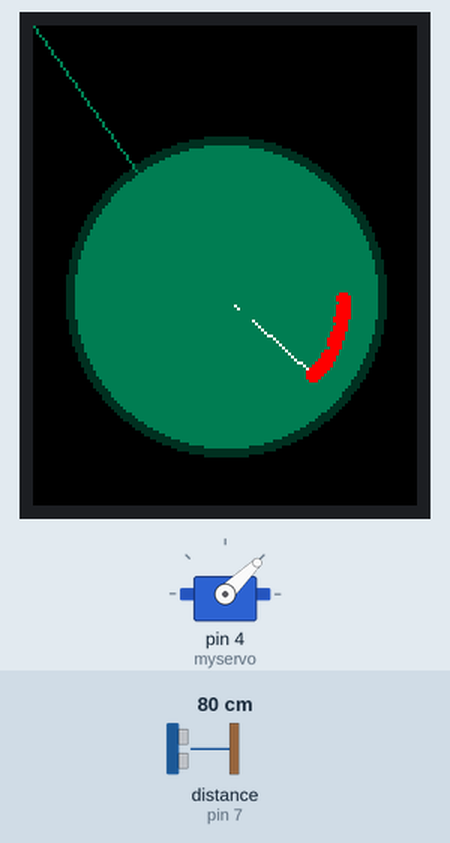
Bench run of a sketch on a simulated Arduino Uno, built with avr-gcc and run on an emulated ATmega328P. Shown: servo, 128×160 colour display. Wiring (inferred from the names in the program): ultrasonic range finder: trigger pin 6; echo pin 7. The inputs (shaded band) are chosen by the test bench; at power-on: distance to the obstacle (sensor on pin 7) 80 cm. The echo pulse lasts 58.3 µs per cm; what the sketch prints to the serial monitor is not drawn.

Above: at 1.96 s.
2.0 s: distance to the obstacle (sensor on pin 7) set to 2 cm
At 2.17 s:
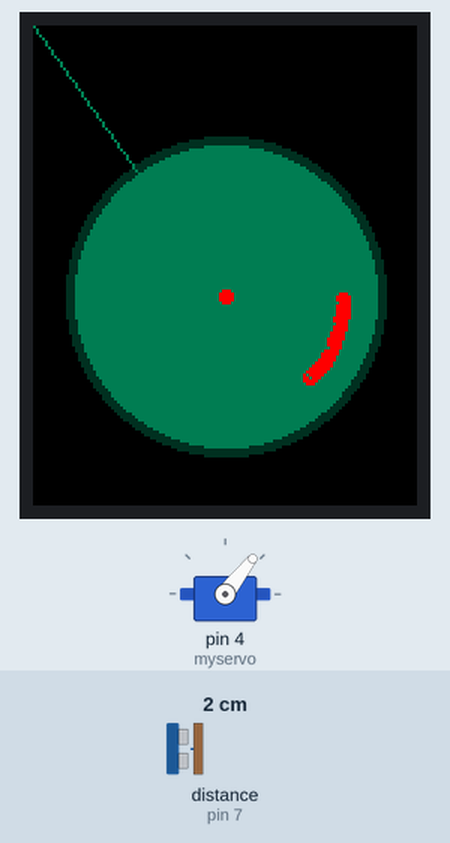
3.6 s: distance to the obstacle (sensor on pin 7) set to 4 cm
At 4.1 s:
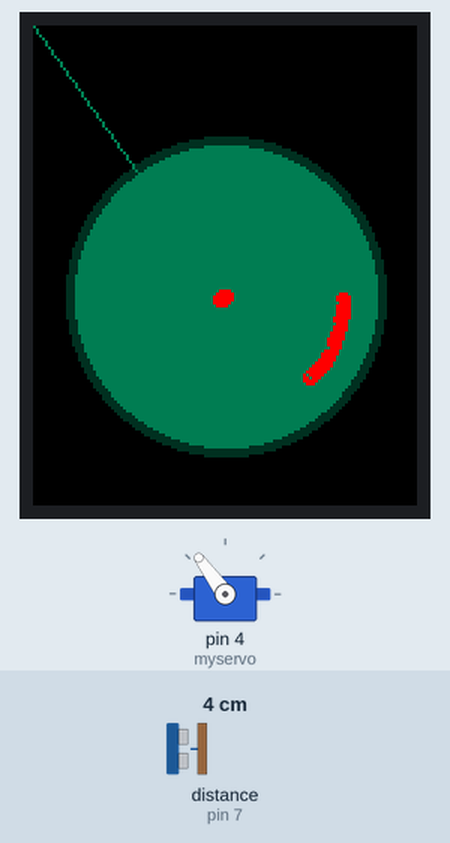
5.5 s: distance to the obstacle (sensor on pin 7) set to 9 cm
At 5.68 s:
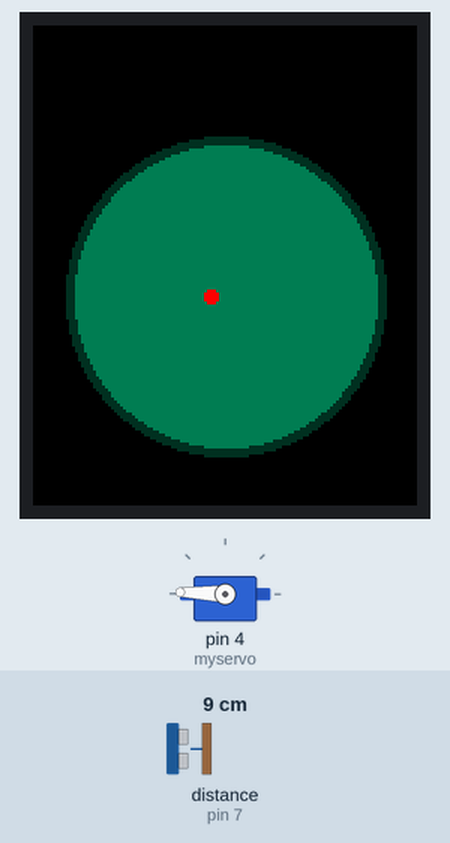
Timing chart, 0 to 17.9 s (numbered marks = the images above; inputs shaded):
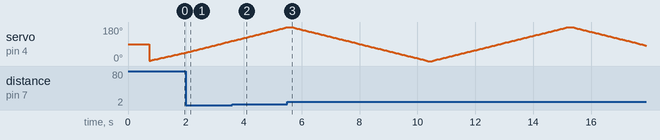

Measured:
- after the input at 3.6 s, the display: changes after 0.50 s (image 2)

The sketch:

radar_display.ino
```cpp
#include <Adafruit_GFX.h>    // Core graphics library
#include <Adafruit_ST7735.h> // Hardware-specific library for ST7735
#include <Adafruit_ST7789.h> // Hardware-specific library for ST7789
#include <SPI.h>
#include <Servo.h>
#include <SD.h>

#define TFT_CS        10
#define TFT_RST        9 // Or set to -1 and connect to Arduino RESET pin
#define TFT_DC         8


//pins
//gnd - gnd
//Vdd - 5V
//SCL - D13
//SDA - D11
//RST - D9
//DC - D8
//CS - D10
//BLK - 3.3V


Adafruit_ST7735 tft = Adafruit_ST7735(TFT_CS, TFT_DC, TFT_RST);
float p = 3.1415926;

bool newData;
char recievedChar;

Servo myservo;
const int trigPin = 6;
const int echoPin = 7;
float duration, distance;

int val;
int inc = 2;

int id = 0;

int objectY;
int objectX;
int lastObjectY;
int lastObjectX;

void setup(void) {
  pinMode(trigPin, OUTPUT);
	pinMode(echoPin, INPUT);
  myservo.attach(4);

  pinMode(2, INPUT);
  pinMode(3, INPUT);
  Serial.begin(9600);
  Serial.print(F("Hello! ST77xx TFT Test"));

  // Use this initializer if using a 1.8" TFT screen:
  tft.initR(INITR_BLACKTAB);      // Init ST7735S chip, black tab


  Serial.println(F("Initialized"));

  uint16_t time = millis();
  tft.fillScreen(ST77XX_BLACK);
  time = millis() - time;

  Serial.println(time, DEC);
  delay(500);


  tft.fillScreen(ST77XX_BLACK);
  tft.fillCircle(64, 90, 53, 0x0184);
  tft.fillCircle(64, 90, 50, 0x03EA);


  // a single pixel
  //tft.drawPixel(tft.width()/2, tft.height()/2, ST77XX_GREEN);
}

void loop() {
  val += inc;
  if (val > 180){
    val = 180;
    inc *= -1;

    tft.fillScreen(ST77XX_BLACK);
    tft.fillCircle(64, 90, 53, 0x0184);
    tft.fillCircle(64, 90, 50, 0x03EA);

  }
  if (val < 0){
    val = 0;
    inc *= -1;

    tft.fillScreen(ST77XX_BLACK);
    tft.fillCircle(64, 90, 53, 0x0184);
    tft.fillCircle(64, 90, 50, 0x03EA);
  }
  myservo.write(val);

  digitalWrite(trigPin, LOW);
	delayMicroseconds(2);
	digitalWrite(trigPin, HIGH);
	delayMicroseconds(10);
	digitalWrite(trigPin, LOW);
  duration = pulseIn(echoPin, HIGH);
  distance = (duration*.0343)/2;
  Serial.print(val);
  Serial.print(" ");
	Serial.println(distance);

  delay(50);


  if (distance > 100){
    distance = 100;
  }

  objectX = cos(0.01745329 * val) * (distance / 2) +64;
  objectY = sin(0.01745329 * val) * (distance / 2) +90;

  tft.drawLine(64, 90, objectX, objectY, 0xFFFF);
  tft.drawLine(64, 90, lastObjectX, lastObjectY, 0x03EA);
  tft.fillCircle(objectX, objectY, 2, 0xF800);


  lastObjectY = objectY;
  lastObjectX = objectX;


  /*
  tft.setCursor(tft.width()/2 - 2*8, tft.height()/2-8 + 16);
  tft.setTextColor(0xFFFF);
  tft.setTextWrap(true);
  tft.print("Radar");

  tft.drawLine(43, 24, 72, 53, 0xBFBF);
  tft.fillRect(51, 61, 6, 5, 0xFFE0);
  tft.fillCircle(centreX, centreY, topR, lineColor);
  */


}
```
